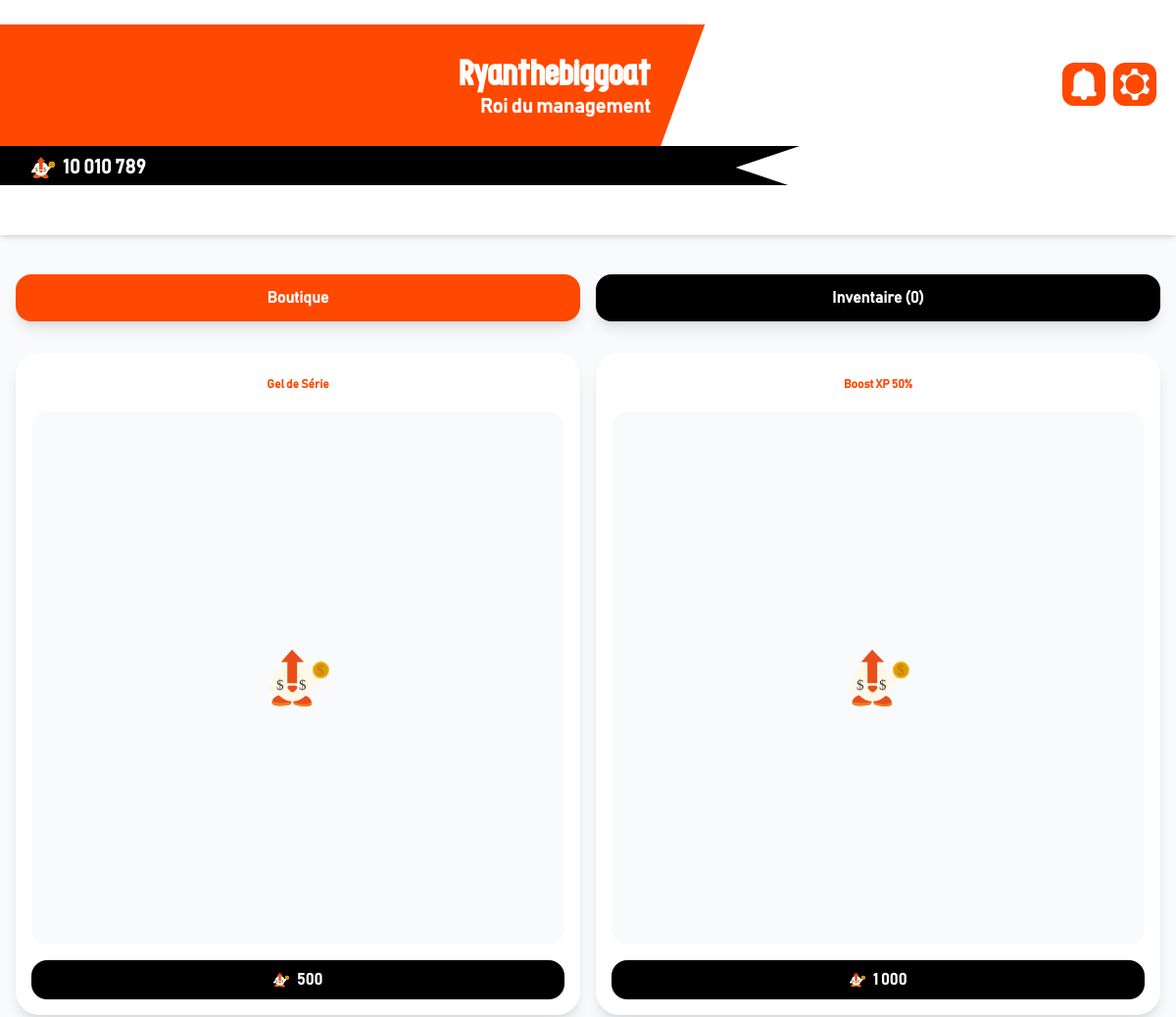
Page /views/users/shop.php (signed in, upper part) on the earlier database version.
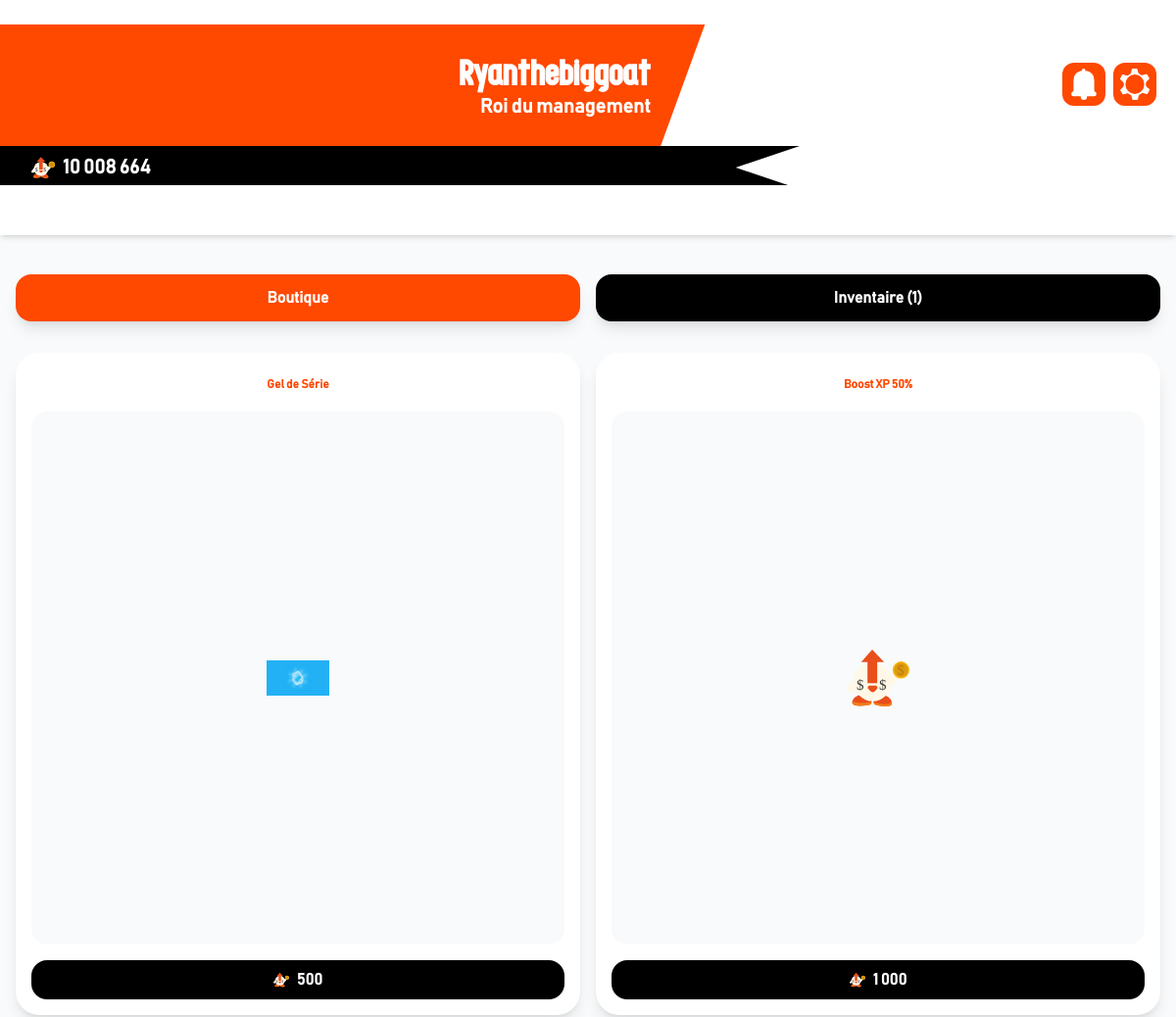
Same page on the later database version.
### tables this page shows
CREATE TABLE `users` (
  `id` int(11) NOT NULL,
  `email` varchar(150) NOT NULL,
  `password_hash` varchar(255) NOT NULL,
  `reset_token` varchar(64) DEFAULT NULL,
  `reset_expires_at` datetime DEFAULT NULL,
  `prenom` varchar(50) DEFAULT NULL,
  `nom` varchar(50) DEFAULT NULL,
  `pseudo` varchar(30) DEFAULT NULL,
  `avatar_url` varchar(255) DEFAULT NULL,
  `role` enum('shifter','admin','super_admin') DEFAULT 'shifter',
  `points_wallet` int(11) DEFAULT 0,
  `xp_boost_multiplier` decimal(3,2) DEFAULT 1.00,
  `xp_boost_ends_at` datetime DEFAULT NULL,
  `points_rank` int(11) DEFAULT 0,
  `initial_footprint_kg` decimal(10,2) DEFAULT 0.00,
  `total_carbon_saved` float DEFAULT 0,
  `current_streak` int(11) DEFAULT 0,
  `max_streak` int(11) DEFAULT 0,
  `streak_freezes` int(11) DEFAULT 0,
  `last_activity` date DEFAULT NULL,
  `est_actif` tinyint(1) DEFAULT 1,
  `language_pref` varchar(5) DEFAULT 'fr',
  `company_id` int(11) DEFAULT NULL,
  `department_id` int(11) DEFAULT NULL
);

CREATE TABLE `rewards` (
  `id` int(11) NOT NULL,
  `nom` varchar(100) NOT NULL,
  `type` enum('goodie','carte_cadeau','xp_boost','streak_freeze','avatar_cadre') DEFAULT 'goodie',
  `description` text DEFAULT NULL,
  `boost_value` decimal(3,2) DEFAULT NULL COMMENT 'Ex: 1.5 pour +50% XP',
  `duration_hours` int(11) DEFAULT NULL COMMENT 'Durée du boost en heures',
  `image_url` varchar(255) DEFAULT NULL,
  `cost` int(11) NOT NULL,
  `company_id` int(11) DEFAULT NULL
);

CREATE TABLE `departments` (
  `id` int(11) NOT NULL,
  `nom` varchar(50) NOT NULL,
  `company_id` int(11) NOT NULL,
  `total_xp` int(11) DEFAULT 0,
  `total_carbon_saved` float DEFAULT 0
);

### includes/init.php (called while the page is built, shortened)
<?php
$lang = $_SESSION['lang'] ?? 'fr';
?>

### views/users/shop.php (the view, shortened to what this page needs)
<?php
require_once '../../includes/init.php';
$stmt = $pdo->prepare("SELECT u.*, d.nom as department_name FROM users u LEFT JOIN departments d ON u.department_id = d.id WHERE u.id = ?");
$stmt->execute([$user_id]);
$user = $stmt->fetch();
$deptName = $user['department_name'] ?? ($t['no_dept'] ?? "Sans département");
$money = $user['points_wallet'] ?? 0;
$stmt_shop = $pdo->prepare("SELECT * FROM rewards WHERE company_id = ? OR company_id IS NULL ORDER BY cost ASC");
$stmt_shop->execute([$user['company_id']]);
$rewards = $stmt_shop->fetchAll();
$stmt_inv = $pdo->prepare("SELECT ui.*, r.nom, r.image_url, r.type FROM user_inventory ui JOIN rewards r ON ui.reward_id = r.id WHERE ui.user_id = ? AND ui.is_used = 0");
$stmt_inv->execute([$user_id]);
$inventory = $stmt_inv->fetchAll();
?>
<!DOCTYPE html>
<html lang="<?= $lang ?>">
<head>
    <link rel="stylesheet" href="../../css/style.css">
    <script src="https://cdn.tailwindcss.com"></script>
    <link rel="stylesheet" href="https://cdnjs.cloudflare.com/ajax/libs/font-awesome/6.4.0/css/all.min.css">
    <script src="../../js/tailwind-config.js"></script>
</head>
<body class="bg-brand-card text-brand-dark font-sans overflow-x-hidden pb-24 text-white">
    <header class="bg-brand-primary p-4 shadow-md relative z-40">
        <div class="absolute right-5 top-16 flex gap-2 z-50">
            <button onclick="openNotifications()" class="w-11 h-11 bg-brand-secondary rounded-xl flex items-center justify-center shadow-sm active:scale-95 transition">
                <img class="w-8 h-8" src="../../img/icone/icone-notification-blanc.svg" alt="Notifications">
            </button>
            <button onclick="toggleMenu()" class="w-11 h-11 bg-brand-secondary rounded-xl flex items-center justify-center shadow-sm active:scale-95 transition">
                <img class="w-8 h-8" src="../../img/icone/icone-parametre-blanc.svg" alt="Paramètres">
            </button>
        </div>
        <div class="relative h-[200px] top-[-35px] flex items-center justify-center -mx-4 overflow-hidden mt-2 z-10">
            <div class="absolute left-[-10%] w-[68%] h-32 bg-brand-secondary skew-tile flex items-center justify-end pr-8">
                <div class="unskew text-right flex flex-col justify-center">
                    <h2 class="font-display text-4xl font-bold text-brand-primary leading-none mb-1"><?= htmlspecialchars($user['pseudo']) ?></h2>
                    <p class="text-xl font-semibold text-brand-primary leading-none"><?= htmlspecialchars($deptName) ?></p>
                </div>
            </div>
            <div class="absolute left-0 top-40 w-[68%] bg-brand-dark py-2 pl-8 pr-6 flex items-center shadow-sm" style="clip-path: polygon(0 0, 100% 0, 92% 50%, 100% 100%, 0 100%);">
                <span class="text-xl text-brand-primary font-bold flex items-center">
                    <img src="../../img/icone/mascotte-monnaie.svg" alt="Monnaie" class="w-6 h-6 mr-2">
                    <?= number_format($money, 0, '.', ' ') ?>
                </span>
            </div>
        </div>
    </header>
    <main class="px-4 pt-10">
        <div class="flex gap-4 mb-8">
            <button onclick="switchTab('shop')" id="btn-shop" class="flex-1 py-3 bg-brand-secondary text-brand-primary font-bold rounded-2xl shadow-lg transition active:scale-95">Boutique</button>
            <button onclick="switchTab('inv')" id="btn-inv" class="flex-1 py-3 bg-brand-dark text-brand-primary font-bold rounded-2xl shadow-lg transition active:scale-95">Inventaire (<?= count($inventory) ?>)</button>
        </div>
        <div id="section-shop" class="grid grid-cols-2 gap-4">
            <?php foreach ($rewards as $item): ?>
                <div class="bg-brand-primary rounded-3xl shadow-lg p-4 flex flex-col items-center">
                    <h3 class="text-[12px] font-bold text-brand-secondary mb-3 text-center h-8 flex items-center"><?= htmlspecialchars($item['nom']) ?></h3>
                    <div class="aspect-square w-full mb-4 bg-brand-card rounded-2xl flex items-center justify-center">
                        <img src="<?= !empty($item['image_url']) ? $item['image_url'] : '../../img/icone/mascotte-monnaie.svg' ?>" class="w-16 h-16 object-contain">
                    </div>
                    <form action="buy_item.php" method="POST" class="w-full">
                        <button type="submit" class="w-full flex items-center justify-center gap-2 bg-brand-dark text-brand-primary font-bold py-2 rounded-2xl <?= ($money < $item['cost']) ? 'opacity-50 grayscale cursor-not-allowed' : 'active:scale-95' ?>">
                            <img class="w-4 h-4" src="../../img/icone/mascotte-monnaie.svg">
                            <?= number_format($item['cost'], 0, '.', ' ') ?>
                        </button>
                    </form>
                </div>
            <?php endforeach; ?>
        </div>
    </main>
</body>
</html>

Differences in the rows shown:
changed users "Ryanthebiggoat": points_wallet "10 010 789" → "10 008 664"
changed rewards "Gel de Série": image_url: picture added in place of a placeholder
Other differences:
count($inventory): "0" → "1"
